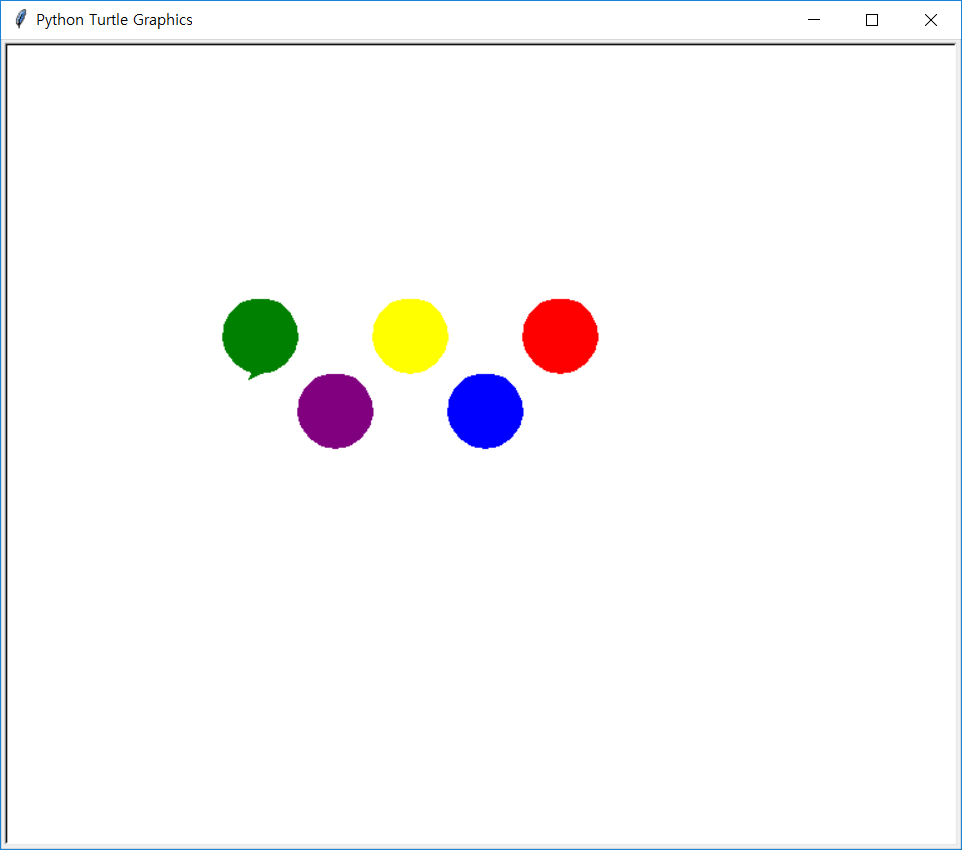

Write the Python code that produced this figure.
import turtle

def draw_olympic_symbol():
    positions = [[0,0,"blue"],[-120,0,"purple"],[60,60,"red"],[-60,60,"yellow"],[-180,60,"green"]]
    for x,y,c in positions:
        t.penup()
        t.goto(x,y)
        t.pendown()
        t.color(c,c)
        t.begin_fill()
        t.circle(30)
        t.end_fill()

t=turtle.Turtle()
draw_olympic_symbol()
